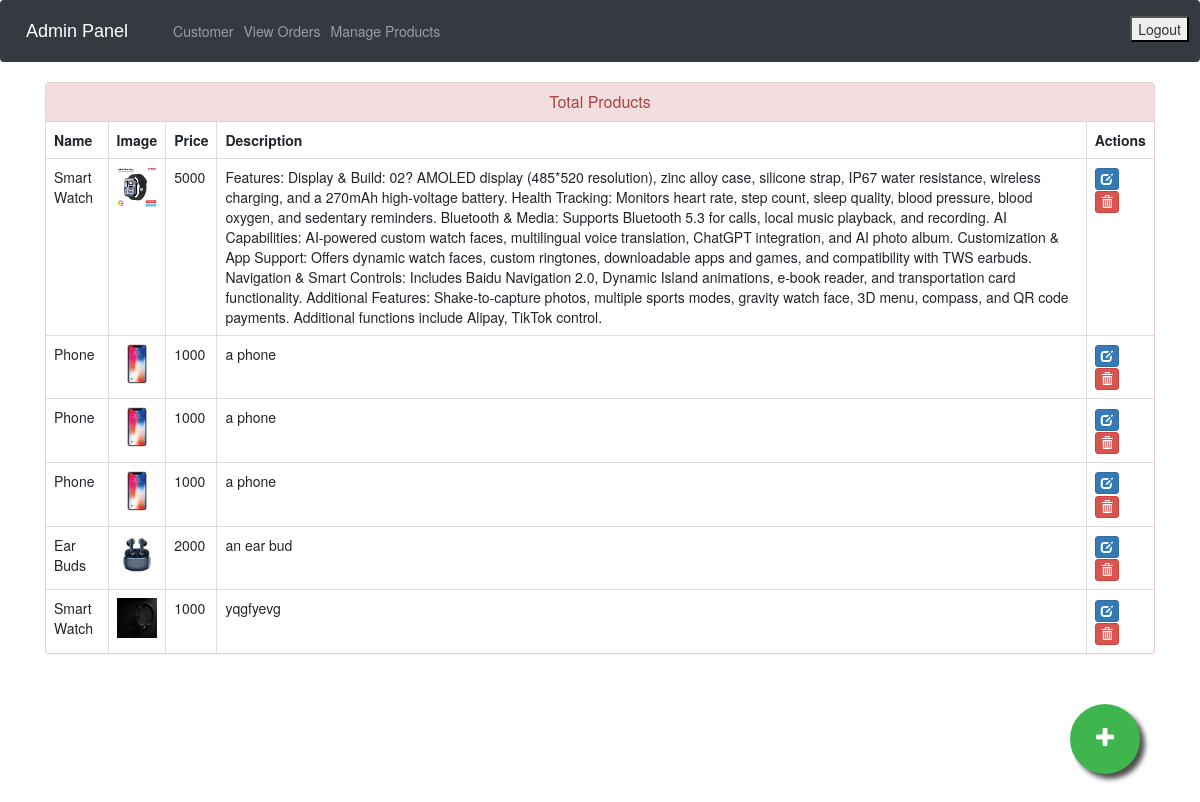
The app's page /admin-products (signed in), older data.
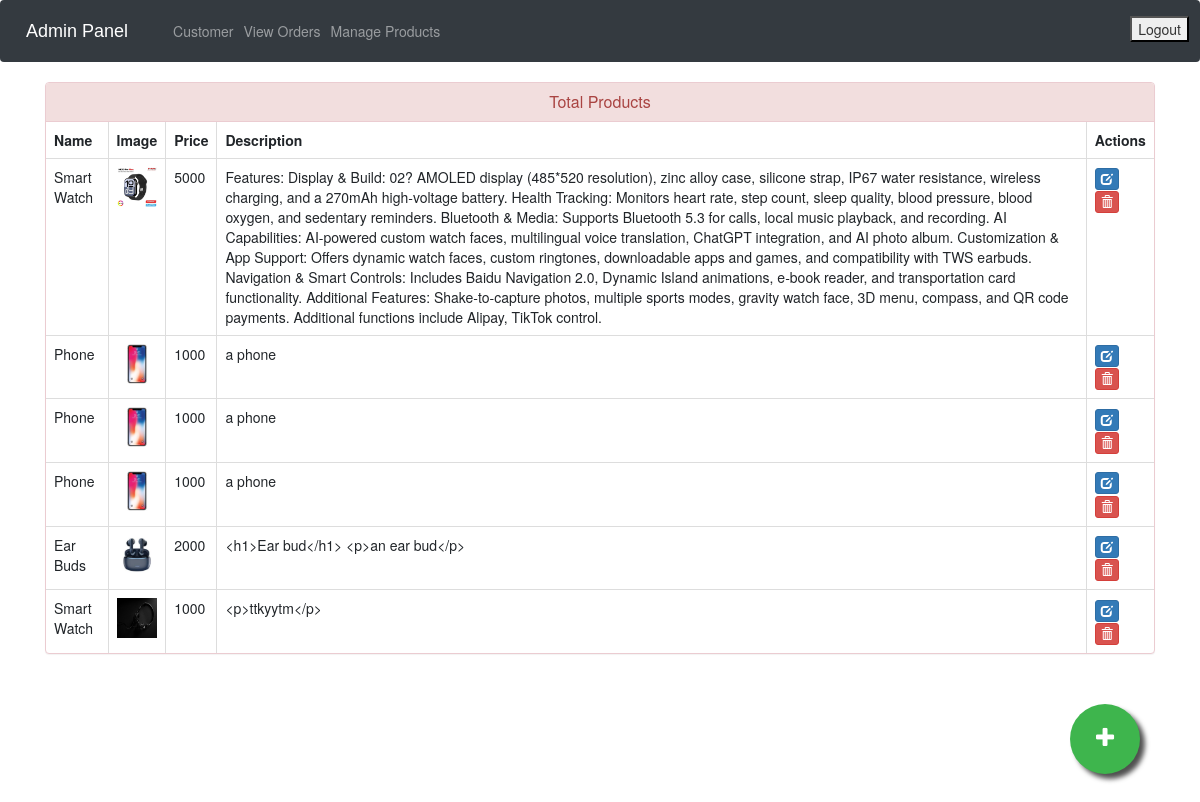
The same page, newer data.
### ecom/models.py (models this page shows, shortened)
class Product(models.Model):
    name = models.CharField(max_length=500)
    product_image = models.ImageField(upload_to='product_image/', null=True, blank=True, default="-")
    additional_image1 = models.ImageField(upload_to='product_image/other/', null=True, blank=True)
    additional_image2 = models.ImageField(upload_to='product_image/other/', null=True, blank=True)
    additional_image3 = models.ImageField(upload_to='product_image/other/', null=True, blank=True)
    additional_image4 = models.ImageField(upload_to='product_image/other/', null=True, blank=True)
    price = models.PositiveIntegerField()
    discount = models.PositiveIntegerField(null=True, blank=True, help_text="Discount Price")
    description = RichTextField()
    short_description = RichTextField(null=True, blank=True)
    stock = models.PositiveIntegerField(default=0)
    category = models.ForeignKey(Category, on_delete=models.CASCADE, related_name='products', default=1)
    sub_category = models.ForeignKey(Sub_category, on_delete=models.CASCADE, related_name='products', default=1)
    is_digital = models.BooleanField(default=False)
    featured = models.BooleanField(default=False)
    popular = models.BooleanField(default=False)
    colors = models.ManyToManyField(Color, blank=True, related_name='products')  # Added color options
    free_delivery = models.BooleanField(default=False)
    priority = models.IntegerField(default=1000)
    popular_priority = models.IntegerField(default=1000)
    feautered_priority = models.IntegerField(default=1000)
    exclusive = models.BooleanField(default=False, help_text="Select this product to display exclusively")

### ecom/views.py (the view)
# urls.py: path('admin-products', views.admin_products_view,name='admin-products'),
@login_required(login_url='adminlogin')
def admin_products_view(request):
    products=models.Product.objects.all()
    return render(request,'ecom/admin_products.html',{'products':products})

### ecom/context_processors.py (called while the page is built)
def categories_context(request):
    categories = Category.objects.prefetch_related('sub_category').all()
    return {'categories': categories}

### templates/ecom/admin_products.html (shortened to what this page needs)
{% extends 'ecom/admin_base.html' %}
{% load static %}
{% block content %}
<head>
  <link href="//netdna.bootstrapcdn.com/bootstrap/3.0.0/css/bootstrap.min.css" rel="stylesheet" id="bootstrap-css">
</head>
<div class="container">
  <div class="panel panel-danger">
    <div class="panel-heading">
      <h6 class="panel-title">Total Products</h6>
    </div>
    <table class="table table-hover table-bordered" id="dev-table">
      <thead>
        <tr>
          <th>Name</th>
          <th>Image</th>
          <th>Price</th>
          <th>Description</th>
          <th>Actions</th>
        </tr>
      </thead>
      {% for p in products %}
  {% if p %}
      <tr>
        <td> {{p.name}}</td>
        <td> <img src="{% static p.product_image.url %}" alt="Profile Pic" height="40px" width="40px" /></td>
        <td>{{p.price}}</td>
        <td>{{p.description}}</td>
        <td><a class="btn btn-primary btn-xs" href="{% url 'update-product' p.id  %}"><span class="glyphicon glyphicon-edit"></span></a>
          <a class="btn btn-danger btn-xs" href="{% url 'delete-product' p.id  %}"><span class="glyphicon glyphicon-trash"></span></a></td>
      </tr>
      {%else%}
      <br><br><br>
      <h1>No Products!!</h1>
      {% endif %}
      {% endfor %}
    </table>
  </div>
</div>
<a href="/admin-add-product" class="float">
<i class="fa fa-plus my-float"></i>
</a>
{% endblock content %}

Row changes from the older to the newer data that the page shows:
changed Product "Ear Buds": description "an ear bud" → "<h1>Ear bud</h1> <p>an ear bud</p>"
changed Product: description "yqgfyevg" → "<p>ttkyytm</p>"
